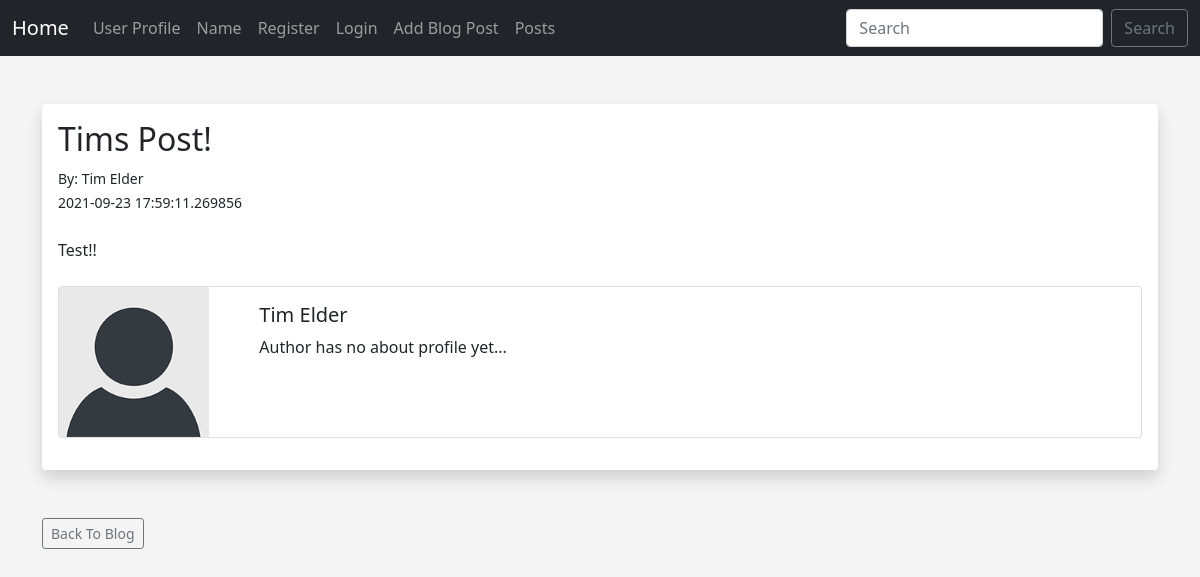
The page /posts/2 on the database its author committed.
### app.py (models this page shows, shortened)
class Posts(db.Model):
	id = db.Column(db.Integer, primary_key=True)
	title = db.Column(db.String(255))
	content = db.Column(db.Text)
	date_posted = db.Column(db.DateTime, default=datetime.utcnow)
	slug = db.Column(db.String(255))
	poster_id = db.Column(db.Integer, db.ForeignKey('users.id'))

class Users(db.Model, UserMixin):
	id = db.Column(db.Integer, primary_key=True)
	username = db.Column(db.String(20), nullable=False, unique=True)
	name = db.Column(db.String(200), nullable=False)
	email = db.Column(db.String(120), nullable=False, unique=True)
	favorite_color = db.Column(db.String(120))
	about_author = db.Column(db.Text(), nullable=True)
	date_added = db.Column(db.DateTime, default=datetime.utcnow)
	profile_pic = db.Column(db.String(), nullable=True)
	password_hash = db.Column(db.String(128))
	posts = db.relationship('Posts', backref='poster')
	@property
	def password(self):
		raise AttributeError('password is not a readable attribute!')

### app.py (the view)
@app.route('/posts/<int:id>')
def post(id):
	post = Posts.query.get_or_404(id)
	return render_template('post.html', post=post)

### webforms.py
class SearchForm(FlaskForm):
	searched = StringField("Searched", validators=[DataRequired()])
	submit = SubmitField("Submit")

### app.py (called while the page is built)
@app.context_processor
def base():
	form = SearchForm()
	return dict(form=form)

### templates/post.html (shortened to what this page needs)
{% extends 'base.html' %}
{% block content %}
<br/>
<div class="shadow p-3 mb-5 bg-body rounded">
	<h2>{{ post.title }}</h2>
	<small>By: {{ post.poster.name }}<br/>
	{{ post.date_posted }}</small> <br/><br/>
	{{ post.content|safe }}<br/><br/>
<div class="card mb-3">
	<div class="row no-gutters">
		<div class="col-md-2">
			{% if post.poster.profile_pic %}
				<img src="{{ url_for('static', filename='images/' + post.poster.profile_pic)}}" width="150" align="left">
			{% else %}
				<img src="{{ url_for('static', filename='images/default_profile_pic.png')}}" width="150" align="left">
			{% endif %}
		</div>
		<div class="col-md-10">
			<div class="card-body">
				<h5 class="card-title">
					{{ post.poster.name }}
				</h5>
				<p class="card-text">
					{% if post.poster.about_author %}
						{{ post.poster.about_author }}
					{% else %}
						Author has no about profile yet...
					{% endif %}
				</p>
			</div>
		</div>
	</div>
</div>
</div>
<a href="{{ url_for('posts')}}" class="btn btn-outline-secondary btn-sm">Back To Blog</a>
{% endblock %}

### static/css/style.css (style rules this page uses)
body { background: #f4f4f4; }

### rows shown on the page
Posts: title "Tims Post!", date_posted "2021-09-23 17:59:11.269856", content "Test!!"
Users: poster.name "Tim Elder"
